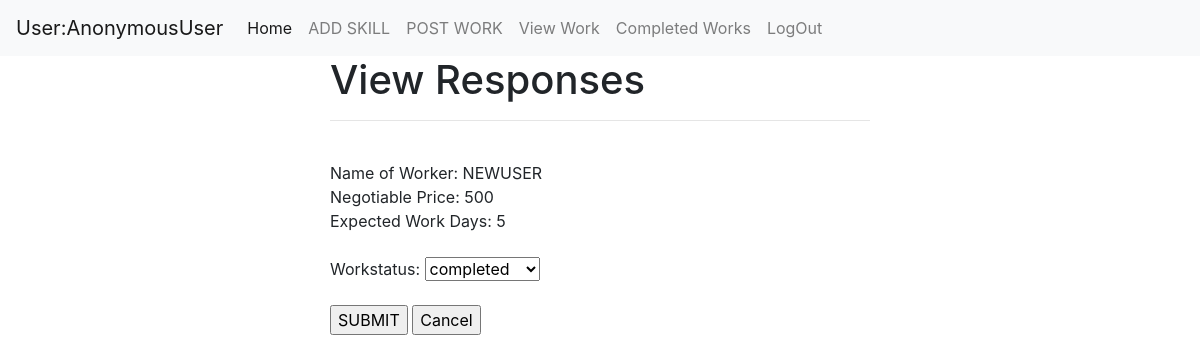
Page /homeuser/viewresponse/6 on the committed database.
### Homeapp/models.py (models this page shows)
class WorkResponses(models.Model):
    NegotiablePrice=models.IntegerField()
    ExpectedDays=models.IntegerField()
    workid=models.ForeignKey(addWork,on_delete=models.CASCADE)
    user=models.CharField(max_length=100)
    def __str__(self):
        return self.user

### Homeapp/views.py (the view, shortened to what this page needs)
# urls.py: path('viewresponse/<int:pk>',ViewResponse.as_view(),name="viewresponse"),
class ViewResponse(TemplateView):
    model=WorkResponses
    template_name = "Homeapp/view_responses.html"
    from_class=AddWorkForm
    context={}
    def get(self, request, *args, **kwargs):
        workid = self.kwargs.get('pk')
        qs=self.model.objects.get(workid=workid)
        print(qs)
        self.context["response"] = qs
        qs1=addWork.objects.get(id=workid)
        print("status",qs1)
        workstatus=qs1.workstatus
        print(workstatus)
        form =WorkAssignForm(instance=qs1)
        self.context["form"] = form
        return render(request, self.template_name, self.context)

### Homeapp/forms.py
class WorkAssignForm(ModelForm):
    class Meta:
        model=addWork
        fields=["workstatus"]

### Homeapp/models.py (called while the page is built)
    def __str__(self):
        return self.workname.skillname

### Homeapp/templates/Homeapp/view_responses.html (shortened to what this page needs)
<!DOCTYPE html>
{% extends "Homeapp/index.html" %}
{% block body_block %}
            <div class="col-6">
                <h1>View Responses</h1><hr><br>
                    Name of Worker: {{response.user}}<br>
                 Negotiable Price: {{response.NegotiablePrice}}<br>
                   Expected Work Days: {{response.ExpectedDays}}<br>
                <br>
                <form method="post">
                    {{form.as_p}}
                    <input type="submit" value="SUBMIT">
                    <input type="submit" value="Cancel">
                </form>
            </div>
            <div class="col"></div>
    </div>
</div>
{% endblock %}

### rows in the picture
WorkResponses: user "NEWUSER", NegotiablePrice "500", ExpectedDays "5"

### other values in the picture
{{ request.user }} "AnonymousUser"
